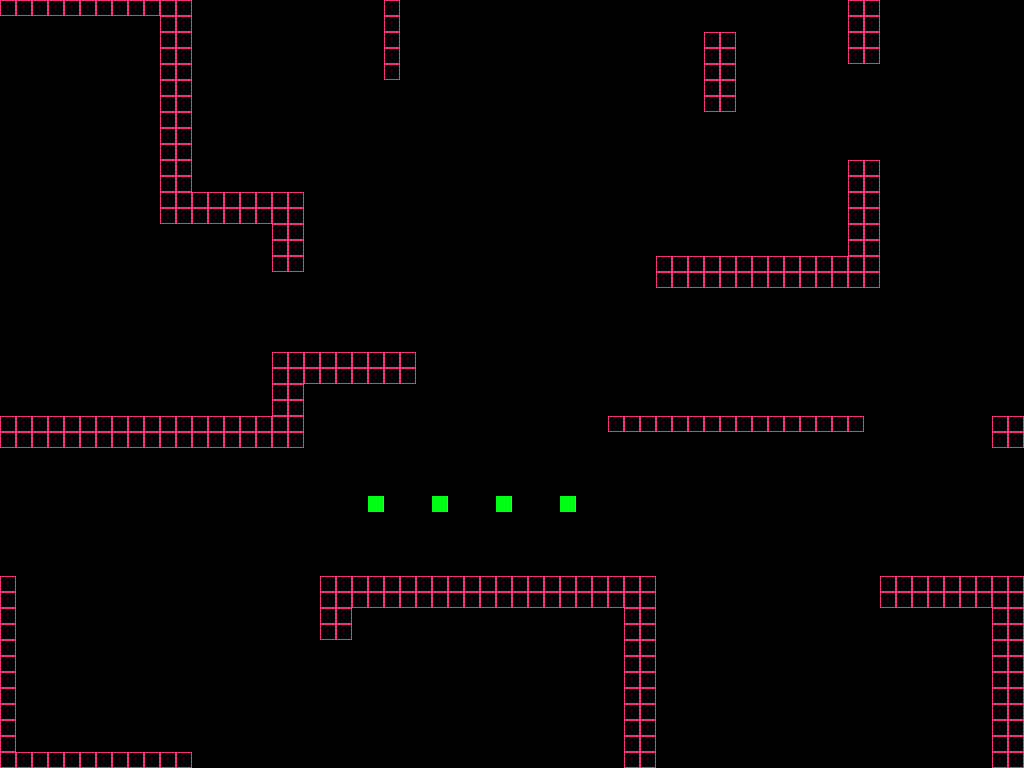

A 2D game scene composited from a Tiled map and its tileset images. What follows is a short description and the map's XML, with every tile layer's data as written:
An orthogonal 64x48 tile map with 16x16 px tiles, 1 tile layer (Calque de Tile 1).

<map version="1.0" orientation="orthogonal" renderorder="left-up" width="64" height="48" tilewidth="16" tileheight="16" nextobjectid="1">
 <tileset firstgid="1" name="tileset" tilewidth="16" tileheight="16" tilecount="5" columns="5">
  <image source="tileset.png" width="80" height="16" />
 </tileset>
 <layer name="Calque de Tile 1" width="64" height="48">
  <data encoding="csv">
1,1,1,1,1,1,1,1,1,1,1,1,0,0,0,0,0,0,0,0,0,0,0,0,1,0,0,0,0,0,0,0,0,0,0,0,0,0,0,0,0,0,0,0,0,0,0,0,0,0,0,0,0,1,1,0,0,0,0,0,0,0,0,0,
0,0,0,0,0,0,0,0,0,0,1,1,0,0,0,0,0,0,0,0,0,0,0,0,1,0,0,0,0,0,0,0,0,0,0,0,0,0,0,0,0,0,0,0,0,0,0,0,0,0,0,0,0,1,1,0,0,0,0,0,0,0,0,0,
0,0,0,0,0,0,0,0,0,0,1,1,0,0,0,0,0,0,0,0,0,0,0,0,1,0,0,0,0,0,0,0,0,0,0,0,0,0,0,0,0,0,0,0,1,1,0,0,0,0,0,0,0,1,1,0,0,0,0,0,0,0,0,0,
0,0,0,0,0,0,0,0,0,0,1,1,0,0,0,0,0,0,0,0,0,0,0,0,1,0,0,0,0,0,0,0,0,0,0,0,0,0,0,0,0,0,0,0,1,1,0,0,0,0,0,0,0,1,1,0,0,0,0,0,0,0,0,0,
0,0,0,0,0,0,0,0,0,0,1,1,0,0,0,0,0,0,0,0,0,0,0,0,1,0,0,0,0,0,0,0,0,0,0,0,0,0,0,0,0,0,0,0,1,1,0,0,0,0,0,0,0,0,0,0,0,0,0,0,0,0,0,0,
0,0,0,0,0,0,0,0,0,0,1,1,0,0,0,0,0,0,0,0,0,0,0,0,0,0,0,0,0,0,0,0,0,0,0,0,0,0,0,0,0,0,0,0,1,1,0,0,0,0,0,0,0,0,0,0,0,0,0,0,0,0,0,0,
0,0,0,0,0,0,0,0,0,0,1,1,0,0,0,0,0,0,0,0,0,0,0,0,0,0,0,0,0,0,0,0,0,0,0,0,0,0,0,0,0,0,0,0,1,1,0,0,0,0,0,0,0,0,0,0,0,0,0,0,0,0,0,0,
0,0,0,0,0,0,0,0,0,0,1,1,0,0,0,0,0,0,0,0,0,0,0,0,0,0,0,0,0,0,0,0,0,0,0,0,0,0,0,0,0,0,0,0,0,0,0,0,0,0,0,0,0,0,0,0,0,0,0,0,0,0,0,0,
0,0,0,0,0,0,0,0,0,0,1,1,0,0,0,0,0,0,0,0,0,0,0,0,0,0,0,0,0,0,0,0,0,0,0,0,0,0,0,0,0,0,0,0,0,0,0,0,0,0,0,0,0,0,0,0,0,0,0,0,0,0,0,0,
0,0,0,0,0,0,0,0,0,0,1,1,0,0,0,0,0,0,0,0,0,0,0,0,0,0,0,0,0,0,0,0,0,0,0,0,0,0,0,0,0,0,0,0,0,0,0,0,0,0,0,0,0,0,0,0,0,0,0,0,0,0,0,0,
0,0,0,0,0,0,0,0,0,0,1,1,0,0,0,0,0,0,0,0,0,0,0,0,0,0,0,0,0,0,0,0,0,0,0,0,0,0,0,0,0,0,0,0,0,0,0,0,0,0,0,0,0,1,1,0,0,0,0,0,0,0,0,0,
0,0,0,0,0,0,0,0,0,0,1,1,0,0,0,0,0,0,0,0,0,0,0,0,0,0,0,0,0,0,0,0,0,0,0,0,0,0,0,0,0,0,0,0,0,0,0,0,0,0,0,0,0,1,1,0,0,0,0,0,0,0,0,0,
0,0,0,0,0,0,0,0,0,0,1,1,1,1,1,1,1,1,1,0,0,0,0,0,0,0,0,0,0,0,0,0,0,0,0,0,0,0,0,0,0,0,0,0,0,0,0,0,0,0,0,0,0,1,1,0,0,0,0,0,0,0,0,0,
0,0,0,0,0,0,0,0,0,0,1,1,1,1,1,1,1,1,1,0,0,0,0,0,0,0,0,0,0,0,0,0,0,0,0,0,0,0,0,0,0,0,0,0,0,0,0,0,0,0,0,0,0,1,1,0,0,0,0,0,0,0,0,0,
0,0,0,0,0,0,0,0,0,0,0,0,0,0,0,0,0,1,1,0,0,0,0,0,0,0,0,0,0,0,0,0,0,0,0,0,0,0,0,0,0,0,0,0,0,0,0,0,0,0,0,0,0,1,1,0,0,0,0,0,0,0,0,0,
0,0,0,0,0,0,0,0,0,0,0,0,0,0,0,0,0,1,1,0,0,0,0,0,0,0,0,0,0,0,0,0,0,0,0,0,0,0,0,0,0,0,0,0,0,0,0,0,0,0,0,0,0,1,1,0,0,0,0,0,0,0,0,0,
0,0,0,0,0,0,0,0,0,0,0,0,0,0,0,0,0,1,1,0,0,0,0,0,0,0,0,0,0,0,0,0,0,0,0,0,0,0,0,0,0,1,1,1,1,1,1,1,1,1,1,1,1,1,1,0,0,0,0,0,0,0,0,0,
0,0,0,0,0,0,0,0,0,0,0,0,0,0,0,0,0,0,0,0,0,0,0,0,0,0,0,0,0,0,0,0,0,0,0,0,0,0,0,0,0,1,1,1,1,1,1,1,1,1,1,1,1,1,1,0,0,0,0,0,0,0,0,0,
0,0,0,0,0,0,0,0,0,0,0,0,0,0,0,0,0,0,0,0,0,0,0,0,0,0,0,0,0,0,0,0,0,0,0,0,0,0,0,0,0,0,0,0,0,0,0,0,0,0,0,0,0,0,0,0,0,0,0,0,0,0,0,0,
0,0,0,0,0,0,0,0,0,0,0,0,0,0,0,0,0,0,0,0,0,0,0,0,0,0,0,0,0,0,0,0,0,0,0,0,0,0,0,0,0,0,0,0,0,0,0,0,0,0,0,0,0,0,0,0,0,0,0,0,0,0,0,0,
0,0,0,0,0,0,0,0,0,0,0,0,0,0,0,0,0,0,0,0,0,0,0,0,0,0,0,0,0,0,0,0,0,0,0,0,0,0,0,0,0,0,0,0,0,0,0,0,0,0,0,0,0,0,0,0,0,0,0,0,0,0,0,0,
0,0,0,0,0,0,0,0,0,0,0,0,0,0,0,0,0,0,0,0,0,0,0,0,0,0,0,0,0,0,0,0,0,0,0,0,0,0,0,0,0,0,0,0,0,0,0,0,0,0,0,0,0,0,0,0,0,0,0,0,0,0,0,0,
0,0,0,0,0,0,0,0,0,0,0,0,0,0,0,0,0,1,1,1,1,1,1,1,1,1,0,0,0,0,0,0,0,0,0,0,0,0,0,0,0,0,0,0,0,0,0,0,0,0,0,0,0,0,0,0,0,0,0,0,0,0,0,0,
0,0,0,0,0,0,0,0,0,0,0,0,0,0,0,0,0,1,1,1,1,1,1,1,1,1,0,0,0,0,0,0,0,0,0,0,0,0,0,0,0,0,0,0,0,0,0,0,0,0,0,0,0,0,0,0,0,0,0,0,0,0,0,0,
0,0,0,0,0,0,0,0,0,0,0,0,0,0,0,0,0,1,1,0,0,0,0,0,0,0,0,0,0,0,0,0,0,0,0,0,0,0,0,0,0,0,0,0,0,0,0,0,0,0,0,0,0,0,0,0,0,0,0,0,0,0,0,0,
0,0,0,0,0,0,0,0,0,0,0,0,0,0,0,0,0,1,1,0,0,0,0,0,0,0,0,0,0,0,0,0,0,0,0,0,0,0,0,0,0,0,0,0,0,0,0,0,0,0,0,0,0,0,0,0,0,0,0,0,0,0,0,0,
1,1,1,1,1,1,1,1,1,1,1,1,1,1,1,1,1,1,1,0,0,0,0,0,0,0,0,0,0,0,0,0,0,0,0,0,0,0,1,1,1,1,1,1,1,1,1,1,1,1,1,1,1,1,0,0,0,0,0,0,0,0,1,1,
1,1,1,1,1,1,1,1,1,1,1,1,1,1,1,1,1,1,1,0,0,0,0,0,0,0,0,0,0,0,0,0,0,0,0,0,0,0,0,0,0,0,0,0,0,0,0,0,0,0,0,0,0,0,0,0,0,0,0,0,0,0,1,1,
0,0,0,0,0,0,0,0,0,0,0,0,0,0,0,0,0,0,0,0,0,0,0,0,0,0,0,0,0,0,0,0,0,0,0,0,0,0,0,0,0,0,0,0,0,0,0,0,0,0,0,0,0,0,0,0,0,0,0,0,0,0,0,0,
0,0,0,0,0,0,0,0,0,0,0,0,0,0,0,0,0,0,0,0,0,0,0,0,0,0,0,0,0,0,0,0,0,0,0,0,0,0,0,0,0,0,0,0,0,0,0,0,0,0,0,0,0,0,0,0,0,0,0,0,0,0,0,0,
0,0,0,0,0,0,0,0,0,0,0,0,0,0,0,0,0,0,0,0,0,0,0,0,0,0,0,0,0,0,0,0,0,0,0,0,0,0,0,0,0,0,0,0,0,0,0,0,0,0,0,0,0,0,0,0,0,0,0,0,0,0,0,0,
0,0,0,0,0,0,0,0,0,0,0,0,0,0,0,0,0,0,0,0,0,0,0,2,0,0,0,2,0,0,0,2,0,0,0,2,0,0,0,0,0,0,0,0,0,0,0,0,0,0,0,0,0,0,0,0,0,0,0,0,0,0,0,0,
0,0,0,0,0,0,0,0,0,0,0,0,0,0,0,0,0,0,0,0,0,0,0,0,0,0,0,0,0,0,0,0,0,0,0,0,0,0,0,0,0,0,0,0,0,0,0,0,0,0,0,0,0,0,0,0,0,0,0,0,0,0,0,0,
0,0,0,0,0,0,0,0,0,0,0,0,0,0,0,0,0,0,0,0,0,0,0,0,0,0,0,0,0,0,0,0,0,0,0,0,0,0,0,0,0,0,0,0,0,0,0,0,0,0,0,0,0,0,0,0,0,0,0,0,0,0,0,0,
0,0,0,0,0,0,0,0,0,0,0,0,0,0,0,0,0,0,0,0,0,0,0,0,0,0,0,0,0,0,0,0,0,0,0,0,0,0,0,0,0,0,0,0,0,0,0,0,0,0,0,0,0,0,0,0,0,0,0,0,0,0,0,0,
0,0,0,0,0,0,0,0,0,0,0,0,0,0,0,0,0,0,0,0,0,0,0,0,0,0,0,0,0,0,0,0,0,0,0,0,0,0,0,0,0,0,0,0,0,0,0,0,0,0,0,0,0,0,0,0,0,0,0,0,0,0,0,0,
1,0,0,0,0,0,0,0,0,0,0,0,0,0,0,0,0,0,0,0,1,1,1,1,1,1,1,1,1,1,1,1,1,1,1,1,1,1,1,1,1,0,0,0,0,0,0,0,0,0,0,0,0,0,0,1,1,1,1,1,1,1,1,1,
1,0,0,0,0,0,0,0,0,0,0,0,0,0,0,0,0,0,0,0,1,1,1,1,1,1,1,1,1,1,1,1,1,1,1,1,1,1,1,1,1,0,0,0,0,0,0,0,0,0,0,0,0,0,0,1,1,1,1,1,1,1,1,1,
1,0,0,0,0,0,0,0,0,0,0,0,0,0,0,0,0,0,0,0,1,1,0,0,0,0,0,0,0,0,0,0,0,0,0,0,0,0,0,1,1,0,0,0,0,0,0,0,0,0,0,0,0,0,0,0,0,0,0,0,0,0,1,1,
1,0,0,0,0,0,0,0,0,0,0,0,0,0,0,0,0,0,0,0,1,1,0,0,0,0,0,0,0,0,0,0,0,0,0,0,0,0,0,1,1,0,0,0,0,0,0,0,0,0,0,0,0,0,0,0,0,0,0,0,0,0,1,1,
1,0,0,0,0,0,0,0,0,0,0,0,0,0,0,0,0,0,0,0,0,0,0,0,0,0,0,0,0,0,0,0,0,0,0,0,0,0,0,1,1,0,0,0,0,0,0,0,0,0,0,0,0,0,0,0,0,0,0,0,0,0,1,1,
1,0,0,0,0,0,0,0,0,0,0,0,0,0,0,0,0,0,0,0,0,0,0,0,0,0,0,0,0,0,0,0,0,0,0,0,0,0,0,1,1,0,0,0,0,0,0,0,0,0,0,0,0,0,0,0,0,0,0,0,0,0,1,1,
1,0,0,0,0,0,0,0,0,0,0,0,0,0,0,0,0,0,0,0,0,0,0,0,0,0,0,0,0,0,0,0,0,0,0,0,0,0,0,1,1,0,0,0,0,0,0,0,0,0,0,0,0,0,0,0,0,0,0,0,0,0,1,1,
1,0,0,0,0,0,0,0,0,0,0,0,0,0,0,0,0,0,0,0,0,0,0,0,0,0,0,0,0,0,0,0,0,0,0,0,0,0,0,1,1,0,0,0,0,0,0,0,0,0,0,0,0,0,0,0,0,0,0,0,0,0,1,1,
1,0,0,0,0,0,0,0,0,0,0,0,0,0,0,0,0,0,0,0,0,0,0,0,0,0,0,0,0,0,0,0,0,0,0,0,0,0,0,1,1,0,0,0,0,0,0,0,0,0,0,0,0,0,0,0,0,0,0,0,0,0,1,1,
1,0,0,0,0,0,0,0,0,0,0,0,0,0,0,0,0,0,0,0,0,0,0,0,0,0,0,0,0,0,0,0,0,0,0,0,0,0,0,1,1,0,0,0,0,0,0,0,0,0,0,0,0,0,0,0,0,0,0,0,0,0,1,1,
1,0,0,0,0,0,0,0,0,0,0,0,0,0,0,0,0,0,0,0,0,0,0,0,0,0,0,0,0,0,0,0,0,0,0,0,0,0,0,1,1,0,0,0,0,0,0,0,0,0,0,0,0,0,0,0,0,0,0,0,0,0,1,1,
1,1,1,1,1,1,1,1,1,1,1,1,0,0,0,0,0,0,0,0,0,0,0,0,0,0,0,0,0,0,0,0,0,0,0,0,0,0,0,1,1,0,0,0,0,0,0,0,0,0,0,0,0,0,0,0,0,0,0,0,0,0,1,1
</data>
 </layer>
</map>
